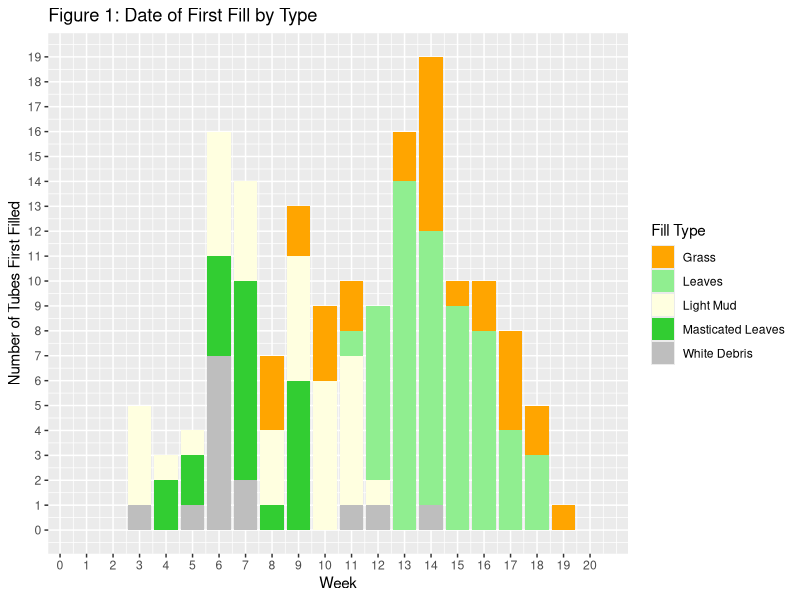

Write R code to recreate this figure.
# library
#install.packages(ggplot2)
library(ggplot2)

# create a dataset
  #Big label on the bottom, for each "rep", the first thing before the comma is what to call it (in this case week number but it could be a label too) and then the second is the number of catagories on the side
Week <- c(rep(1 , 5) , rep(2 , 5) , rep(3 , 5) , rep(4 , 5) , rep(5 , 5) , rep(6 , 5) , rep(7 , 5) , rep(8 , 5) , rep(9 , 5) , rep(10 , 5) , rep(11 , 5) , rep(12 , 5) , rep(13 , 5) , rep(14 , 5) , rep(15 , 5) , rep(16 , 5) , rep(17 , 5) , rep(18 , 5) , rep(19 , 5) , rep(20 , 5))
  #The different types of bars (will be on the key on the side), the number at the end is the number of reps above
Fill_Type <- rep(c("White Debris" , "Masticated Leaves" , "Light Mud" , "Leaves" , "Grass") , 20)
  #whatever the x axis is, list the data points in order grouped by that. Within each group, they should be ordered in the order that the fill categories are imputed in. So for example, since weeks are on the bottom, list week ones data point first, in the different types in order above, then do it for week two, and so on.
Number_of_Tubes_First_Filled <- c(0,0,0,0,0,0,0,0,0,0,1,0,4,0,0,0,2,1,0,0,1,2,1,0,0,7,4,5,0,0,2,8,4,0,0,0,1,3,0,3,0,6,5,0,2,0,0,6,0,3,1,0,6,1,2,1,0,1,7,0,0,0,0,14,2,1,0,0,11,7,0,0,0,9,1,0,0,0,8,2,0,0,0,4,4,0,0,0,3,2,0,0,0,0,1,0,0,0,0,0)
data <- data.frame(Week,Fill_Type,Number_of_Tubes_First_Filled)

# Grouped
ggplot(data, aes(fill=Fill_Type, y=Number_of_Tubes_First_Filled, x=Week)) +
  #Colors below must be listed in alphabetical order of the categories in the key
  scale_fill_manual(values = c("orange","lightgreen","lightyellow","limegreen","grey")) +
  labs(title = "Figure 1: Date of First Fill by Type", x = "Week", y = "Number of Tubes First Filled", fill = "Fill Type") +
  #To make it sidebyside, change position to "dodge" and to make it a percentage change position to "fill", stacked is "stack" 
  geom_bar(position="stack", stat="identity") +
  #For scaling the tickmarks along the axes
  scale_x_continuous(breaks=seq(0,20,by=1)) +
  scale_y_continuous(breaks=seq(0,20,by=1))
